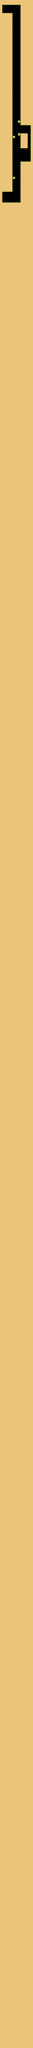

This game map was drawn from its Tiled (.tmx) file and the tilesets committed beside it. A one-line description and the trimmed map source follow:
An orthogonal 13x800 tile map with 32x32 px tiles, 1 tile layer (Ground) and 23 objects.

<map version="1.5" tiledversion="1.7.1" orientation="orthogonal" renderorder="right-down" width="13" height="800" tilewidth="32" tileheight="32" infinite="0" nextlayerid="29" nextobjectid="119">
 <editorsettings>
  <export target="LevelTilemap_level14.json" format="json" />
 </editorsettings>
 <properties>
  <property name="extraText" value="" />
  <property name="levelIndex" type="int" value="14" />
  <property name="levelName" value="Level 14" />
  <property name="levelNameOffsetY" type="int" value="-80" />
  <property name="levelNameShortened" value="14" />
  <property name="lockScreenX" type="bool" value="false" />
  <property name="numberOfSlimes" type="int" value="5" />
 </properties>
 <tileset firstgid="1" name="tileset" tilewidth="32" tileheight="32" tilecount="36" columns="6">
  <image source="../../artwork/tileset.png" width="192" height="192" />
  <tile id="0">
   <properties>
    <property name="collides" type="bool" value="true" />
   </properties>
  </tile>
  <tile id="1">
   <properties>
    <property name="collides" type="bool" value="true" />
   </properties>
  </tile>
  <tile id="2">
   <properties>
    <property name="collides" type="bool" value="true" />
   </properties>
  </tile>
  <tile id="3">
   <properties>
    <property name="collides" type="bool" value="true" />
   </properties>
  </tile>
  <tile id="4">
   <properties>
    <property name="collides" type="bool" value="false" />
   </properties>
  </tile>
  <tile id="5">
   <properties>
    <property name="collides" type="bool" value="false" />
   </properties>
  </tile>
  <tile id="6">
   <properties>
    <property name="collides" type="bool" value="true" />
   </properties>
  </tile>
  <tile id="7">
   <properties>
    <property name="collides" type="bool" value="true" />
   </properties>
  </tile>
  <tile id="8">
   <properties>
    <property name="collides" type="bool" value="true" />
   </properties>
  </tile>
  <tile id="9">
   <properties>
    <property name="collides" type="bool" value="true" />
   </properties>
  </tile>
  <tile id="10">
   <properties>
    <property name="collides" type="bool" value="false" />
   </properties>
  </tile>
  <tile id="11">
   <properties>
    <property name="collides" type="bool" value="false" />
   </properties>
  </tile>
  <tile id="12">
   <properties>
    <property name="collides" type="bool" value="true" />
   </properties>
  </tile>
  <tile id="13">
   <properties>
    <property name="collides" type="bool" value="true" />
   </properties>
  </tile>
  <tile id="14">
   <properties>
    <property name="collides" type="bool" value="true" />
   </properties>
  </tile>
  <tile id="15">
   <properties>
    <property name="collides" type="bool" value="true" />
   </properties>
  </tile>
  <tile id="16">
   <properties>
    <property name="collides" type="bool" value="false" />
    <property name="expValue" type="int" value="3" />
    <property name="isFlying" type="bool" value="true" />
    <property name="level" type="int" value="1" />
    <property name="objectTag" value="slimeEnemy" />
   </properties>
  </tile>
  <tile id="17">
   <properties>
    <property name="collides" type="bool" value="false" />
    <property name="expValue" type="int" value="3" />
    <property name="isFlying" type="bool" value="false" />
    <property name="level" type="int" value="1" />
    <property name="objectTag" value="slimeEnemy" />
   </properties>
  </tile>
  <tile id="18">
   <properties>
    <property name="collides" type="bool" value="true" />
   </properties>
  </tile>
  <tile id="19">
   <properties>
    <property name="collides" type="bool" value="true" />
   </properties>
  </tile>
  <tile id="20">
   <properties>
    <property name="collides" type="bool" value="true" />
   </properties>
  </tile>
  <tile id="21">
   <properties>
    <property name="collides" type="bool" value="true" />
   </properties>
  </tile>
  <tile id="22">
   <properties>
    <property name="collides" type="bool" value="false" />
    <property name="expValue" type="int" value="5" />
    <property name="isFlying" type="bool" value="true" />
    <property name="level" type="int" value="2" />
    <property name="objectTag" value="slimeEnemy" />
   </properties>
  </tile>
  <tile id="23">
   <properties>
    <property name="collides" type="bool" value="false" />
    <property name="expValue" type="int" value="5" />
    <property name="isFlying" type="bool" value="false" />
    <property name="level" type="int" value="2" />
    <property name="objectTag" value="slimeEnemy" />
   </properties>
  </tile>
  <tile id="24">
   <properties>
    <property name="collides" type="bool" value="false" />
    <property name="direction" value="right" />
    <property name="objectTag" value="spike" />
    <property name="spriteName" value="rightSpikes" />
   </properties>
  </tile>
  <tile id="25">
   <properties>
    <property name="collides" type="bool" value="false" />
    <property name="direction" value="left" />
    <property name="objectTag" value="spike" />
    <property name="spriteName" value="leftSpikes" />
   </properties>
  </tile>
  <tile id="26">
   <properties>
    <property name="collides" type="bool" value="false" />
    <property name="direction" value="down" />
    <property name="objectTag" value="spike" />
    <property name="spriteName" value="downSpikes" />
   </properties>
  </tile>
  <tile id="27">
   <properties>
    <property name="collides" type="bool" value="false" />
    <property name="direction" value="up" />
    <property name="objectTag" value="spike" />
    <property name="spriteName" value="upSpikes" />
   </properties>
  </tile>
  <tile id="28">
   <properties>
    <property name="collides" type="bool" value="false" />
    <property name="expValue" type="int" value="10" />
    <property name="isFlying" type="bool" value="true" />
    <property name="level" type="int" value="3" />
    <property name="objectTag" value="slimeEnemy" />
   </properties>
  </tile>
  <tile id="29">
   <properties>
    <property name="collides" type="bool" value="false" />
    <property name="expValue" type="int" value="10" />
    <property name="isFlying" type="bool" value="false" />
    <property name="level" type="int" value="3" />
    <property name="objectTag" value="slimeEnemy" />
   </properties>
  </tile>
  <tile id="30">
   <properties>
    <property name="collides" type="bool" value="false" />
    <property name="objectTag" value="endOfLevel" />
   </properties>
  </tile>
  <tile id="31">
   <properties>
    <property name="collides" type="bool" value="false" />
    <property name="objectTag" value="pickUp" />
    <property name="pickUpType" value="doubleJump" />
    <property name="spriteName" value="doubleJump" />
   </properties>
  </tile>
  <tile id="32">
   <properties>
    <property name="collides" type="bool" value="false" />
    <property name="objectTag" value="pickUp" />
   </properties>
  </tile>
  <tile id="33">
   <properties>
    <property name="collides" type="bool" value="false" />
   </properties>
  </tile>
  <tile id="34">
   <properties>
    <property name="collides" type="bool" value="false" />
   </properties>
  </tile>
  <tile id="35">
   <properties>
    <property name="collides" type="bool" value="false" />
    <property name="objectTag" value="playerSpawn" />
   </properties>
  </tile>
 </tileset>
 <layer id="6" name="Ground" width="13" height="800">
  <data>[10400 cells, 10107 non-empty, 14 distinct tile ids]</data>
 </layer>
 <objectgroup id="28" name="GameObjects">
  <object id="84" gid="31" x="64" y="2528" width="32" height="32" />
  <object id="90" gid="36" x="64" y="160" width="32" height="32" />
  <object id="91" gid="26" x="224" y="544" width="32" height="32" />
  <object id="92" gid="26" x="224" y="96" width="32" height="32" />
  <object id="93" gid="26" x="224" y="128" width="32" height="32" />
  </objectgroup>
</map>
<!-- 18 of 23 objects omitted -->
